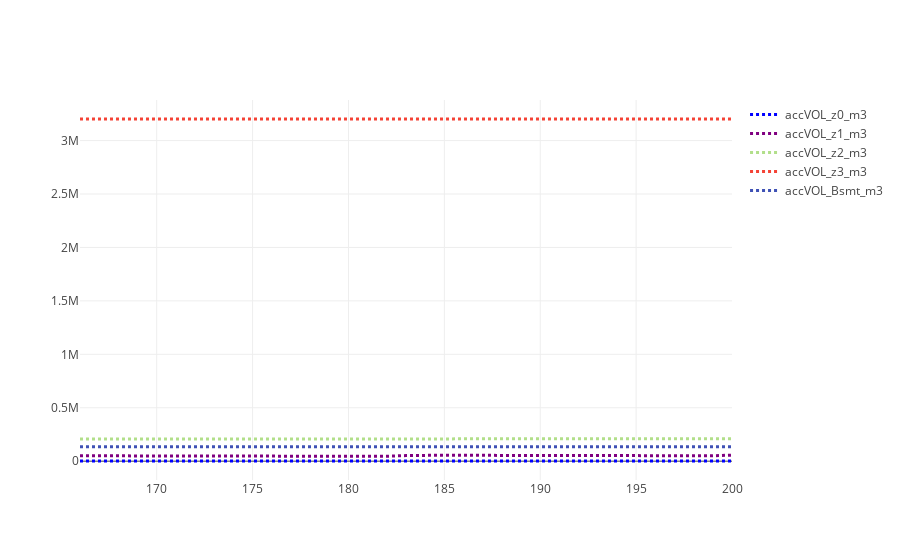

The cell this chart's notebook holds for it:
### Code cell
ts = ['accVOL_z0_m3', 'accVOL_z1_m3', 'accVOL_z2_m3', 'accVOL_z3_m3', 'accVOL_Bsmt_m3']
#ts = ['accVOL_z3_m3', 'accVOL_Bsmt_m3']
data_vol = []
for i in range(len(ts)):  # Append simulated components
    filename = "resW_" + ts[i] + ".tss"
    sim_pd = pd.read_table(sim_path + folder + back + filename, 
                            skiprows=4, delim_whitespace=True,
                            names=['Jdays', 'sim'],
                            header=None)
    
    sim = sim_pd.sim.tolist()
    trace = go.Scatter(
        x = x,
        y = sim,
        mode = 'lines',
        name = ts[i],
        line = dict(
            color = palette[i],
            width = 3,
            dash = 'dot')
    )
    data_vol.append(trace)

figname = "Volm3Layers.png"
%matplotlib inline
import plotlycred

online = False
if online:
    # fig = py.iplot(data) 
    fig = go.Figure(data=data_vol)
    py.image.save_as(fig, filename=figname)
    # py.plot(fig, filename=figname) # Opens in web
else:
    fig = go.Figure(data=data_vol)
    iplot(fig)

### Figure 1 — Plotly figure (JSON) as saved in the notebook; plotly's stock layout.template omitted (floating-point values rounded to 4 significant figures; data arrays with more than 128 entries replaced by an {"elided": "..."} marker saying what was removed)
{"data": [{"line": {"color": "blue", "dash": "dot", "width": 3}, "mode": "lines", "name": "accVOL_z0_m3", "type": "scatter", "x": {"elided": "135 int values"}, "y": [1691.0, 1929.0, 1833.0, 1797.0, 1768.0, 1756.0, 1732.0, 1711.0, 1676.0, 1738.0, 1782.0, 1888.0, 2023.0, 1884.0, 1810.0, 2008.0, 1950.0, 2034.0, 2043.0, 2027.0, 1880.0, 1938.0, 2048.0, 2018.0, 1981.0, 1954.0, 1856.0, 1801.0, 1750.0, 1703.0, 2042.0, 1868.0, 1852.0, 2074.0, 2074.0]}, {"line": {"color": "purple", "dash": "dot", "width": 3}, "mode": "lines", "name": "accVOL_z1_m3", "type": "scatter", "x": {"elided": "135 int values"}, "y": [50470.0, 50220.0, 49470.0, 48830.0, 48130.0, 47850.0, 47230.0, 46770.0, 45950.0, 45250.0, 44510.0, 44440.0, 46900.0, 46120.0, 45270.0, 45670.0, 45540.0, 52710.0, 55810.0, 55810.0, 54870.0, 54370.0, 54960.0, 56520.0, 55230.0, 54410.0, 53640.0, 52480.0, 51270.0, 50080.0, 50580.0, 49700.0, 49010.0, 50820.0, 56590.0]}, {"line": {"color": "rgb(178,223,138)", "dash": "dot", "width": 3}, "mode": "lines", "name": "accVOL_z2_m3", "type": "scatter", "x": {"elided": "135 int values"}, "y": [207234, 207196, 207147, 207112, 207076, 207062, 207032, 207012, 206973, 206938, 206897, 206884, 206852, 206793, 206733, 206670, 206642, 206772, 207345, 208047, 208176, 208118, 208170, 209475, 209757, 209596, 209407, 209235, 209096, 208966, 208904, 208805, 208725, 208691, 209814]}, {"line": {"color": "#F44336", "dash": "dot", "width": 3}, "mode": "lines", "name": "accVOL_z3_m3", "type": "scatter", "x": {"elided": "135 int values"}, "y": [3202100, 3201910, 3201770, 3201660, 3201570, 3201500, 3201450, 3201420, 3201390, 3201360, 3201340, 3201330, 3201320, 3201310, 3201310, 3201300, 3201300, 3201300, 3201300, 3201350, 3201400, 3201420, 3201440, 3201600, 3201710, 3201740, 3201710, 3201650, 3201590, 3201540, 3201490, 3201450, 3201420, 3201400, 3201500]}, {"line": {"color": "#3F51B5", "dash": "dot", "width": 3}, "mode": "lines", "name": "accVOL_Bsmt_m3", "type": "scatter", "x": {"elided": "135 int values"}, "y": [134634, 134792, 134905, 134983, 135033, 135063, 135077, 135079, 135072, 135057, 135038, 135014, 134987, 134958, 134927, 134895, 134861, 134827, 134795, 134778, 134776, 134780, 134790, 134847, 134937, 135035, 135122, 135191, 135240, 135272, 135290, 135295, 135291, 135280, 135299]}], "layout": {}}
